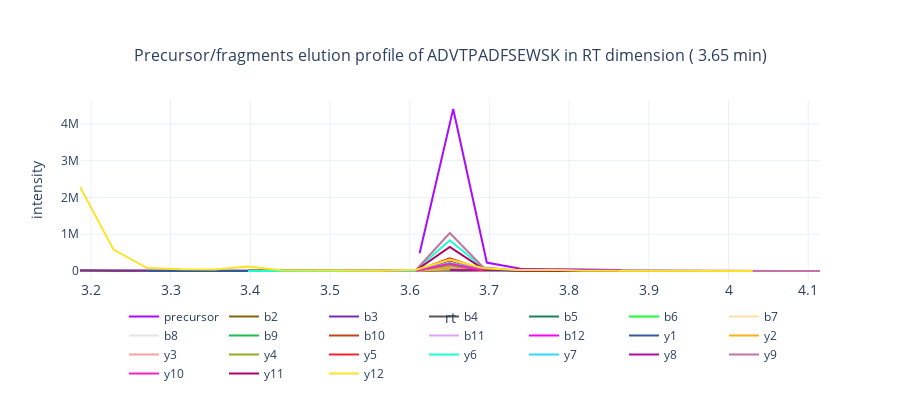

The notebook cell saved with this chart:
### Markdown cell above
For the selected peptide visualize its 2D and 3D elution profiles.

### Code cell
peptide = {
    "sequence": peptides_table.loc[selected_peptide_index, 'Sequence_AP_mod'],
    "charge": peptides_table.loc[selected_peptide_index, 'Charge'],
    "im": peptides_table.loc[selected_peptide_index, 'IM'],
    "rt": peptides_table.loc[selected_peptide_index, 'RT'] * 60      
}

print(f"The quality score of the peptide: {peptides_table.loc[selected_peptide_index, 'Quantity.Quality']}.")
peptide['mz'] = alphaviz.utils.calculate_mz(
    prec_mass=alphaviz.utils.get_precmass(
        alphaviz.utils.parse(peptide['sequence']), 
        mass_dict
    ), 
    charge=peptide['charge']
)
alphaviz.plotting.plot_elution_profile(
    raw_data, 
    peptide,
    mass_dict,
    mz_tol=50,
    rt_tol=30,
    im_tol=0.05,
    title=f"Precursor/fragments elution profile of {peptides_table.loc[selected_peptide_index, 'Modified.Sequence']} in RT dimension ({peptide['rt'] / 60: .2f} min)",
    colorscale_qualitative="Alphabet", 
    colorscale_sequential="Viridis",
)#.show(config=alphaviz.utils.config)

### Figure 1 — Plotly figure (JSON) as saved in the notebook; plotly's stock layout.template omitted (floating-point values rounded to 4 significant figures)
{"data": [{"hovertemplate": "<b>%{text}:</b> %{x};<br><b>Intensity:</b> %{y}.", "marker": {"color": "#AA0DFE"}, "mode": "lines", "name": "precursor", "text": ["RT, min", "RT, min", "RT, min", "RT, min", "RT, min"], "type": "scatter", "x": [3.612, 3.655, 3.697, 3.739, 3.866], "y": [483600.0, 4403000.0, 230900.0, 60090.0, 30390.0]}, {"hovertemplate": "<b>%{text}:</b> %{x};<br><b>Intensity:</b> %{y}.", "marker": {"color": "#85660D"}, "mode": "lines", "name": "b2", "text": ["RT, min", "RT, min", "RT, min", "RT, min"], "type": "scatter", "x": [3.186, 3.228, 3.65, 3.692], "y": [9223.0, 4859.0, 17470.0, 2730.0]}, {"hovertemplate": "<b>%{text}:</b> %{x};<br><b>Intensity:</b> %{y}.", "marker": {"color": "#782AB6"}, "mode": "lines", "name": "b3", "text": ["RT, min", "RT, min", "RT, min", "RT, min", "RT, min", "RT, min", "RT, min", "RT, min", "RT, min", "RT, min", "RT, min"], "type": "scatter", "x": [3.186, 3.228, 3.271, 3.313, 3.355, 3.397, 3.608, 3.65, 3.692, 3.735, 3.777], "y": [19640.0, 16900.0, 3007.0, 3979.0, 2358.0, 9135.0, 3089.0, 53650.0, 8950.0, 5891.0, 3418.0]}, {"hovertemplate": "<b>%{text}:</b> %{x};<br><b>Intensity:</b> %{y}.", "marker": {"color": "#565656"}, "mode": "lines", "name": "b4", "text": ["RT, min", "RT, min", "RT, min", "RT, min", "RT, min", "RT, min", "RT, min", "RT, min"], "type": "scatter", "x": [3.271, 3.397, 3.608, 3.65, 3.692, 3.946, 4.03, 4.115], "y": [2794.0, 7812.0, 3961.0, 105000.0, 12830.0, 1804.0, 1780.0, 1722.0]}, {"hovertemplate": "<b>%{text}:</b> %{x};<br><b>Intensity:</b> %{y}.", "marker": {"color": "#1C8356"}, "mode": "lines", "name": "b5", "text": ["RT, min"], "type": "scatter", "x": [3.65], "y": [13880.0]}, {"hovertemplate": "<b>%{text}:</b> %{x};<br><b>Intensity:</b> %{y}.", "marker": {"color": "#16FF32"}, "mode": "lines", "name": "b6", "text": ["RT, min"], "type": "scatter", "x": [3.65], "y": [18280.0]}, {"hovertemplate": "<b>%{text}:</b> %{x};<br><b>Intensity:</b> %{y}.", "marker": {"color": "#F7E1A0"}, "mode": "lines", "name": "b7", "text": ["RT, min", "RT, min", "RT, min"], "type": "scatter", "x": [3.65, 3.692, 3.735], "y": [42910.0, 3640.0, 2220.0]}, {"hovertemplate": "<b>%{text}:</b> %{x};<br><b>Intensity:</b> %{y}.", "marker": {"color": "#E2E2E2"}, "mode": "lines", "name": "b8", "text": ["RT, min", "RT, min", "RT, min", "RT, min", "RT, min"], "type": "scatter", "x": [3.271, 3.397, 3.608, 3.65, 3.692], "y": [4319.0, 8141.0, 6108.0, 116600.0, 10010.0]}, {"hovertemplate": "<b>%{text}:</b> %{x};<br><b>Intensity:</b> %{y}.", "marker": {"color": "#1CBE4F"}, "mode": "lines", "name": "b9", "text": ["RT, min", "RT, min", "RT, min", "RT, min"], "type": "scatter", "x": [3.397, 3.608, 3.65, 3.692], "y": [5344.0, 3352.0, 84800.0, 10110.0]}, {"hovertemplate": "<b>%{text}:</b> %{x};<br><b>Intensity:</b> %{y}.", "marker": {"color": "#C4451C"}, "mode": "lines", "name": "b10", "text": ["RT, min", "RT, min", "RT, min", "RT, min", "RT, min", "RT, min", "RT, min", "RT, min"], "type": "scatter", "x": [3.397, 3.608, 3.65, 3.692, 3.735, 3.777, 3.819, 3.904], "y": [12910.0, 9990.0, 282700.0, 28800.0, 4075.0, 4897.0, 3009.0, 3742.0]}, {"hovertemplate": "<b>%{text}:</b> %{x};<br><b>Intensity:</b> %{y}.", "marker": {"color": "#DEA0FD"}, "mode": "lines", "name": "b11", "text": ["RT, min", "RT, min", "RT, min", "RT, min", "RT, min"], "type": "scatter", "x": [3.608, 3.65, 3.692, 3.735, 3.777], "y": [11350.0, 317641, 30870.0, 4456.0, 2655.0]}, {"hovertemplate": "<b>%{text}:</b> %{x};<br><b>Intensity:</b> %{y}.", "marker": {"color": "#FE00FA"}, "mode": "lines", "name": "b12", "text": ["RT, min", "RT, min", "RT, min", "RT, min", "RT, min"], "type": "scatter", "x": [3.439, 3.608, 3.65, 3.692, 3.735], "y": [4804.0, 7768.0, 203500.0, 18290.0, 3247.0]}, {"hovertemplate": "<b>%{text}:</b> %{x};<br><b>Intensity:</b> %{y}.", "marker": {"color": "#325A9B"}, "mode": "lines", "name": "y1", "text": ["RT, min", "RT, min", "RT, min", "RT, min", "RT, min", "RT, min", "RT, min", "RT, min", "RT, min", "RT, min", "RT, min", "RT, min", "RT, min", "RT, min", "RT, min", "RT, min"], "type": "scatter", "x": [3.271, 3.355, 3.397, 3.439, 3.482, 3.608, 3.65, 3.692, 3.735, 3.777, 3.819, 3.861, 3.904, 3.988, 4.072, 4.115], "y": [3486.0, 2472.0, 5582.0, 2600.0, 5207.0, 2998.0, 27230.0, 6290.0, 2863.0, 2712.0, 1721.0, 1859.0, 1799.0, 2578.0, 3088.0, 1698.0]}, {"hovertemplate": "<b>%{text}:</b> %{x};<br><b>Intensity:</b> %{y}.", "marker": {"color": "#FEAF16"}, "mode": "lines", "name": "y2", "text": ["RT, min", "RT, min", "RT, min", "RT, min", "RT, min", "RT, min"], "type": "scatter", "x": [3.397, 3.482, 3.608, 3.65, 3.692, 3.819], "y": [4682.0, 5425.0, 3567.0, 46420.0, 7561.0, 2049.0]}, {"hovertemplate": "<b>%{text}:</b> %{x};<br><b>Intensity:</b> %{y}.", "marker": {"color": "#F8A19F"}, "mode": "lines", "name": "y3", "text": ["RT, min", "RT, min", "RT, min", "RT, min", "RT, min", "RT, min"], "type": "scatter", "x": [3.482, 3.608, 3.65, 3.692, 3.777, 3.819], "y": [8973.0, 11090.0, 116800.0, 16470.0, 3117.0, 2174.0]}, {"hovertemplate": "<b>%{text}:</b> %{x};<br><b>Intensity:</b> %{y}.", "marker": {"color": "#90AD1C"}, "mode": "lines", "name": "y4", "text": ["RT, min", "RT, min", "RT, min", "RT, min", "RT, min"], "type": "scatter", "x": [3.608, 3.65, 3.692, 3.735, 3.904], "y": [5801.0, 153200.0, 14940.0, 3185.0, 2403.0]}, {"hovertemplate": "<b>%{text}:</b> %{x};<br><b>Intensity:</b> %{y}.", "marker": {"color": "#F6222E"}, "mode": "lines", "name": "y5", "text": ["RT, min", "RT, min", "RT, min", "RT, min", "RT, min", "RT, min", "RT, min"], "type": "scatter", "x": [3.608, 3.65, 3.692, 3.735, 3.777, 3.819, 3.861], "y": [11880.0, 347300.0, 36670.0, 7453.0, 3176.0, 2543.0, 1814.0]}, {"hovertemplate": "<b>%{text}:</b> %{x};<br><b>Intensity:</b> %{y}.", "marker": {"color": "#1CFFCE"}, "mode": "lines", "name": "y6", "text": ["RT, min", "RT, min", "RT, min", "RT, min", "RT, min", "RT, min", "RT, min", "RT, min", "RT, min", "RT, min", "RT, min", "RT, min", "RT, min", "RT, min", "RT, min"], "type": "scatter", "x": [3.397, 3.439, 3.482, 3.566, 3.608, 3.65, 3.692, 3.735, 3.777, 3.819, 3.861, 3.904, 3.946, 3.988, 4.072], "y": [3503.0, 2158.0, 3225.0, 4113.0, 34860.0, 836800.0, 80050.0, 10830.0, 7830.0, 3351.0, 2506.0, 2608.0, 2082.0, 2480.0, 2313.0]}, {"hovertemplate": "<b>%{text}:</b> %{x};<br><b>Intensity:</b> %{y}.", "marker": {"color": "#2ED9FF"}, "mode": "lines", "name": "y7", "text": ["RT, min", "RT, min", "RT, min", "RT, min", "RT, min", "RT, min"], "type": "scatter", "x": [3.524, 3.608, 3.65, 3.692, 3.735, 3.861], "y": [2366.0, 8175.0, 215900.0, 20090.0, 3697.0, 3096.0]}, {"hovertemplate": "<b>%{text}:</b> %{x};<br><b>Intensity:</b> %{y}.", "marker": {"color": "#B10DA1"}, "mode": "lines", "name": "y8", "text": ["RT, min", "RT, min"], "type": "scatter", "x": [3.65, 4.072], "y": [25670.0, 2475.0]}, {"hovertemplate": "<b>%{text}:</b> %{x};<br><b>Intensity:</b> %{y}.", "marker": {"color": "#C075A6"}, "mode": "lines", "name": "y9", "text": ["RT, min", "RT, min", "RT, min", "RT, min", "RT, min", "RT, min", "RT, min", "RT, min", "RT, min"], "type": "scatter", "x": [3.566, 3.608, 3.65, 3.692, 3.735, 3.777, 3.861, 3.904, 4.115], "y": [4126.0, 38320.0, 1034000.0, 96750.0, 17310.0, 8396.0, 4384.0, 3074.0, 3308.0]}, {"hovertemplate": "<b>%{text}:</b> %{x};<br><b>Intensity:</b> %{y}.", "marker": {"color": "#FC1CBF"}, "mode": "lines", "name": "y10", "text": ["RT, min", "RT, min", "RT, min"], "type": "scatter", "x": [3.608, 3.65, 3.692], "y": [9327.0, 200900.0, 17980.0]}, {"hovertemplate": "<b>%{text}:</b> %{x};<br><b>Intensity:</b> %{y}.", "marker": {"color": "#B00068"}, "mode": "lines", "name": "y11", "text": ["RT, min", "RT, min", "RT, min", "RT, min", "RT, min", "RT, min"], "type": "scatter", "x": [3.608, 3.65, 3.692, 3.735, 3.777, 3.861], "y": [22820.0, 654800.0, 56020.0, 7939.0, 5098.0, 3264.0]}, {"hovertemplate": "<b>%{text}:</b> %{x};<br><b>Intensity:</b> %{y}.", "marker": {"color": "#FBE426"}, "mode": "lines", "name": "y12", "text": ["RT, min", "RT, min", "RT, min", "RT, min", "RT, min", "RT, min", "RT, min", "RT, min", "RT, min", "RT, min", "RT, min", "RT, min", "RT, min", "RT, min", "RT, min", "RT, min", "RT, min", "RT, min", "RT, min", "RT, min", "RT, min"], "type": "scatter", "x": [3.186, 3.228, 3.271, 3.313, 3.355, 3.397, 3.439, 3.482, 3.524, 3.566, 3.608, 3.65, 3.692, 3.735, 3.777, 3.819, 3.861, 3.904, 3.946, 3.988, 4.03], "y": [2287000.0, 582700.0, 81980.0, 51480.0, 42910.0, 122400.0, 19970.0, 15720.0, 17940.0, 9995.0, 38750.0, 312300.0, 78540.0, 28890.0, 36120.0, 11780.0, 9500.0, 10590.0, 10190.0, 7993.0, 4292.0]}], "layout": {"height": 400, "hovermode": "x unified", "legend": {"orientation": "h", "x": 0.95, "xanchor": "right", "y": -0.6, "yanchor": "bottom"}, "showlegend": true, "title": {"font": {"size": 16}, "text": "Precursor/fragments elution profile of ADVTPADFSEWSK in RT dimension ( 3.65 min)", "x": 0.5, "xanchor": "center", "yanchor": "top"}, "xaxis": {"tickfont": {"size": 14}, "tickmode": "auto", "title": {"font": {"size": 14}, "text": "rt"}}, "yaxis": {"title": {"text": "intensity"}}}}
